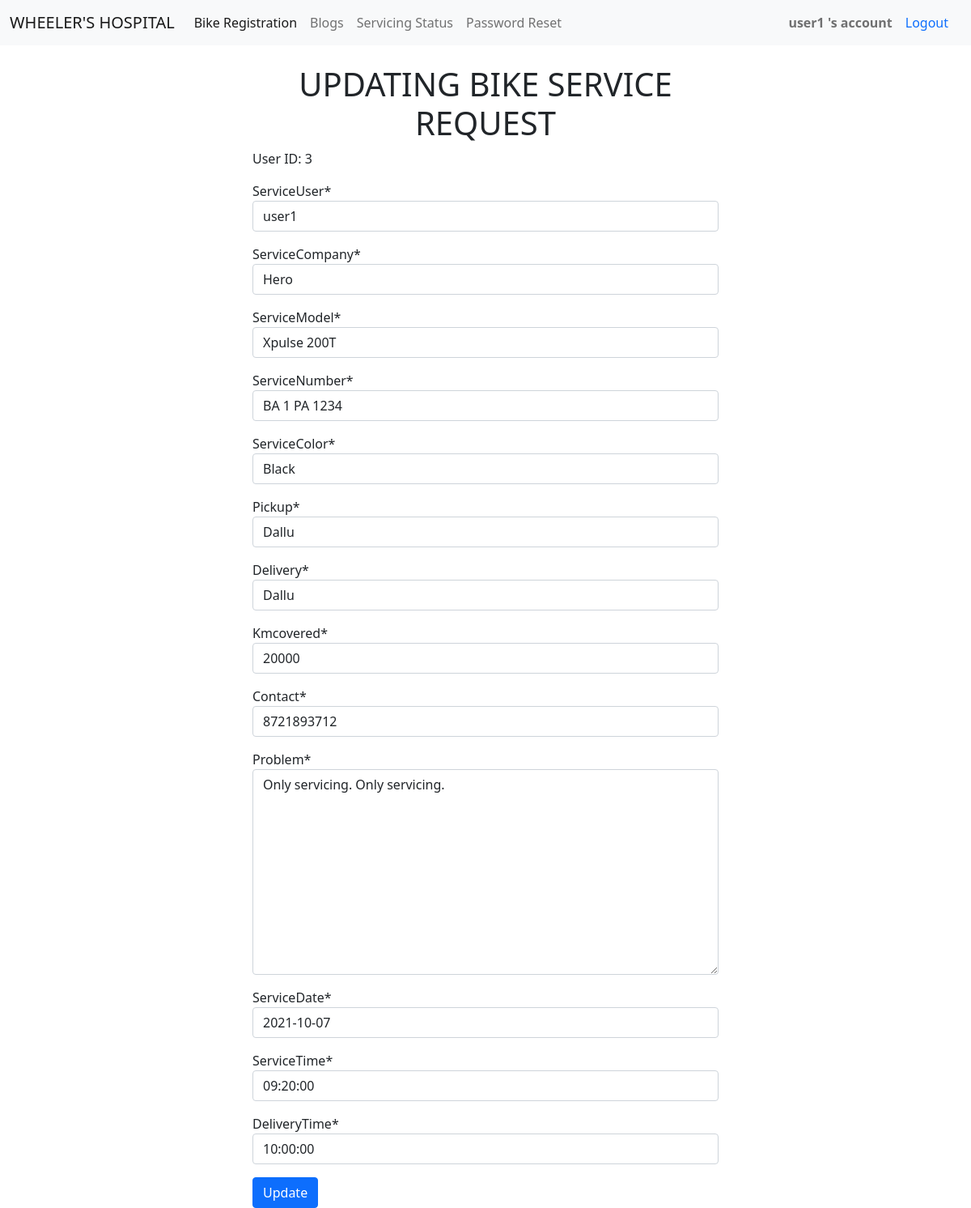
The app's page /update/3 (signed in) with its own data.
### dashboardApp/models.py (models this page shows, shortened)
class bikeServiceRequestModel(models.Model):
    def validate_date(value):
        if value==datetime.now().date():
            pass
        elif value>datetime.now().date():
            raise ValidationError("Don't input future date")
        elif value<datetime.now().date():
            raise ValidationError('Don\'t input past date')
    serviceUser = models.ForeignKey(User, on_delete=models.CASCADE)
    serviceCompany = models.ForeignKey(bikeCompanyModel, on_delete=models.CASCADE)
    serviceModel = models.ForeignKey(userBikeModel, on_delete=models.CASCADE)
    serviceNumber = models.CharField(max_length=50, unique=True)
    serviceColor = models.CharField(max_length=50)
    pickup = models.CharField(max_length=50)
    delivery = models.CharField(max_length=50)
    kmcovered = models.CharField(max_length=50)
    contact = models.CharField(max_length=10)
    problem = models.TextField()
    completed = models.CharField(max_length=100, default="Not Completed")
    serviceDate = models.DateField(validators=[validate_date])
    serviceTime = models.TimeField()
    deliveryTime = models.TimeField()

### dashboardApp/views.py (the view, shortened to what this page needs)
# urls.py: path('update/<str:pk>', requestUpdate, name='update'),
@login_required(login_url='login')
def requestUpdate(request, pk):
    updateReqModel = bikeServiceRequestModel.objects.get(id=pk)
    reqFilledForm = bikeReqUpdate(instance=updateReqModel)
    context = {
            'reqFilledForm': reqFilledForm,
            'pk': pk
    }
    return render(request, 'serviceReqUpdate.html', context)

### dashboardApp/forms.py
class bikeReqUpdate(ModelForm):
    class Meta:
        model = bikeServiceRequestModel
        fields = [
                    "serviceUser", "serviceCompany", "serviceModel",
                    "serviceNumber", "serviceColor", "pickup", "delivery",
                    "kmcovered", "contact", "problem", "serviceDate", "serviceTime",
                    "deliveryTime"
                 ]

### dashboardApp/models.py (called while the page is built)
    def __str__(self) -> str:
        return self.bikeCompanyNames

    def __str__(self) -> str:
        return self.bikeModel

### Templates/serviceReqUpdate.html (shortened to what this page needs)
{% load static %}
{% load crispy_forms_tags %}
<!doctype html>
<html lang="en">
  <head>
    <link href="https://cdn.jsdelivr.net/npm/bootstrap@5.1.1/dist/css/bootstrap.min.css" rel="stylesheet">
  </head>
  <body>
    {% include 'baseNavbar.html' %}
      <div class="container" style="width: 50%;">
        <center>
            <h1>UPDATING BIKE SERVICE REQUEST</h1>
        </center>
        <form method="POST" action="" enctype="multipart/form-data">
            <p>User ID: {{pk}}</p>
            {% for i in reqFilledForm %}
                <p>{{i | as_crispy_field}}</p>
            {% endfor %}
            <input type="submit" name="submit" value="Update" class="btn btn-primary">
        </form>
      </div>
  </body>
</html>

### Templates/baseNavbar.html (shortened to what this page needs)
{% load static %}
{% load crispy_forms_tags %}
<!doctype html>
<html lang="en">
  <head>
    <link href="https://cdn.jsdelivr.net/npm/bootstrap@5.1.1/dist/css/bootstrap.min.css" rel="stylesheet">
    <link rel="stylesheet" type="text/css" href="{% static '/css/bikeRegistration.css' %}">
  </head>
  <body>
    <nav class="navbar navbar-expand-lg navbar-light bg-light" style="margin-bottom:2%">
        <div class="container-fluid">
          <a class="navbar-brand" href="{% url 'dash' %}">WHEELER'S HOSPITAL</a>
          <div class="collapse navbar-collapse" id="navbarText">
            <ul class="navbar-nav me-auto mb-2 mb-lg-0">
              <li class="nav-item">
                <a class="nav-link active" aria-current="page" href="{% url 'bikeReg' %}">Bike Registration</a>
              </li>
              <li class="nav-item">
                <a class="nav-link" href="{% url 'blog' %}">Blogs</a>
              </li>
              <li class="nav-item">
                <a class="nav-link" href="/status/{{request.user}}">Servicing Status</a>
              </li>
              <li class="nav-item">
                <a class="nav-link" href="/reset/{{request.user}}}}">Password Reset</a>
              </li>
            </ul>
            <span class="navbar-text">
              <b>{{ request.user }} 's account</b>
            </span>
            <a class="nav-link" href="{% url 'logout' %}">Logout</a>
          </div>
        </div>
      </nav>
  </body>
</html>

### records on screen
bikeServiceRequestModel: serviceUser "user1" "Hero" "Xpulse 200T" "BA 1 PA 1234" "Black" "Dallu" "Dallu" "20000" "8721893712" "Only servicing. Only servicing." "2021-10-07" "09:20:00" "10:00:00"

### other values on screen
{{ request.user }} "user1"
{{ pk }} "3"
